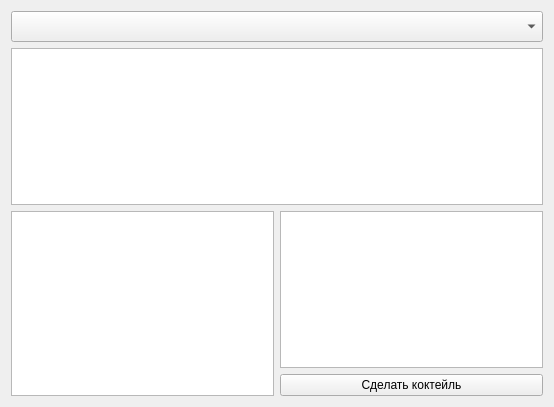
<?xml version="1.0" encoding="UTF-8"?>
<ui version="4.0">
 <class>AlcoUseCoctails</class>
 <widget class="QWidget" name="AlcoUseCoctails">
  <property name="geometry">
   <rect>
    <x>0</x>
    <y>0</y>
    <width>554</width>
    <height>407</height>
   </rect>
  </property>
  <property name="windowTitle">
   <string>Form</string>
  </property>
  <layout class="QVBoxLayout" name="verticalLayout">
   <item>
    <widget class="QComboBox" name="W_typeCoctail">
     <property name="font">
      <font>
       <pointsize>14</pointsize>
      </font>
     </property>
    </widget>
   </item>
   <item>
    <widget class="QListWidget" name="W_listCoctails"/>
   </item>
   <item>
    <layout class="QHBoxLayout" name="Lay_Table">
     <item>
      <widget class="QTableWidget" name="W_CoctailItems"/>
     </item>
     <item>
      <layout class="QVBoxLayout" name="Lay_rightCoctail">
       <item>
        <widget class="QTextBrowser" name="W_About"/>
       </item>
       <item>
        <widget class="QPushButton" name="Btn_CreateCoctail">
         <property name="text">
          <string>Сделать коктейль</string>
         </property>
        </widget>
       </item>
      </layout>
     </item>
    </layout>
   </item>
  </layout>
 </widget>
 <resources/>
 <connections/>
</ui>
